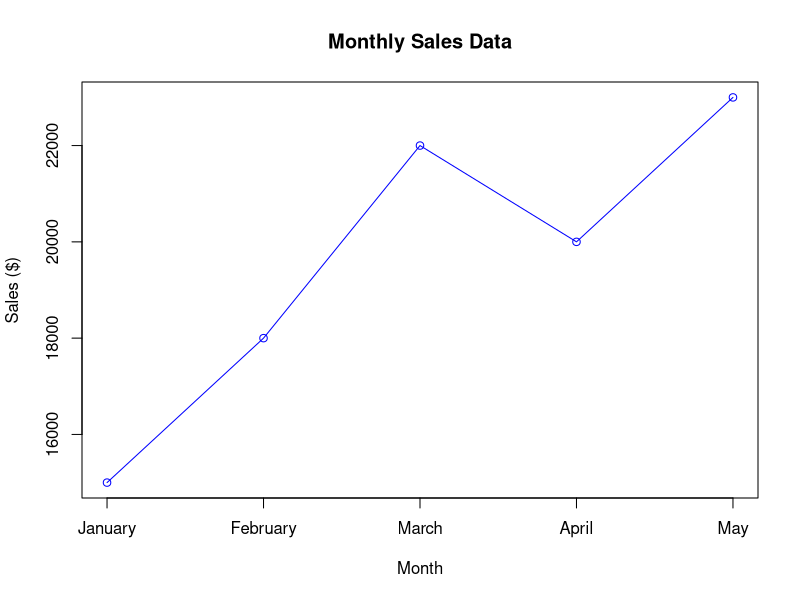
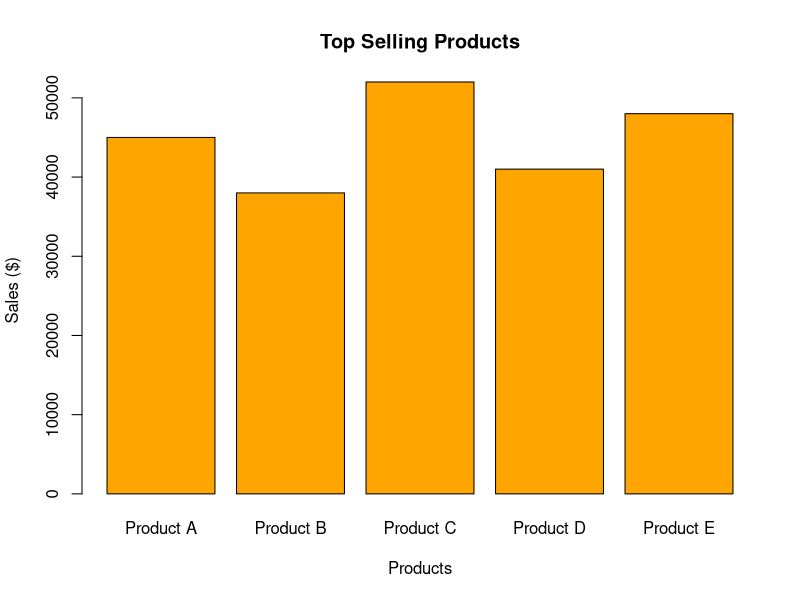
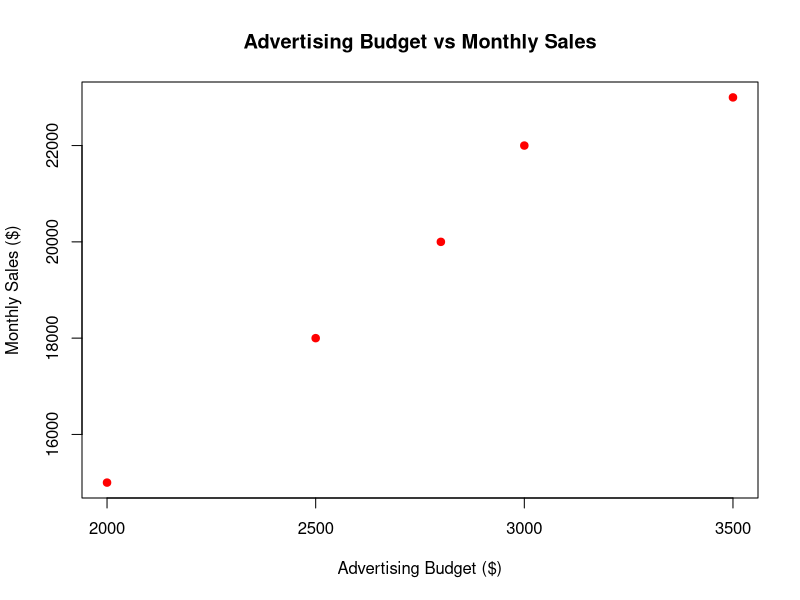

These charts were generated, in order, by the following R code:
# Monthly Sales Data

# Create data
month <- c("January", "February", "March", "April", "May")
sales <- c(15000, 18000, 22000, 20000, 23000)

# -----------------------------
# 1. Line Chart
# -----------------------------
plot(sales,
     type = "o",
     xaxt = "n",
     col = "blue",
     xlab = "Month",
     ylab = "Sales ($)",
     main = "Monthly Sales Data")

axis(1, at = 1:5, labels = month)

# -----------------------------
# 2. Bar Chart
# -----------------------------
products <- c("Product A","Product B","Product C","Product D","Product E")
product_sales <- c(45000,38000,52000,41000,48000)

barplot(product_sales,
        names.arg = products,
        col = "orange",
        xlab = "Products",
        ylab = "Sales ($)",
        main = "Top Selling Products")

# -----------------------------
# 3. Scatter Plot
# -----------------------------
advertising <- c(2000,2500,3000,2800,3500)

plot(advertising,
     sales,
     pch = 19,
     col = "red",
     xlab = "Advertising Budget ($)",
     ylab = "Monthly Sales ($)",
     main = "Advertising Budget vs Monthly Sales")
